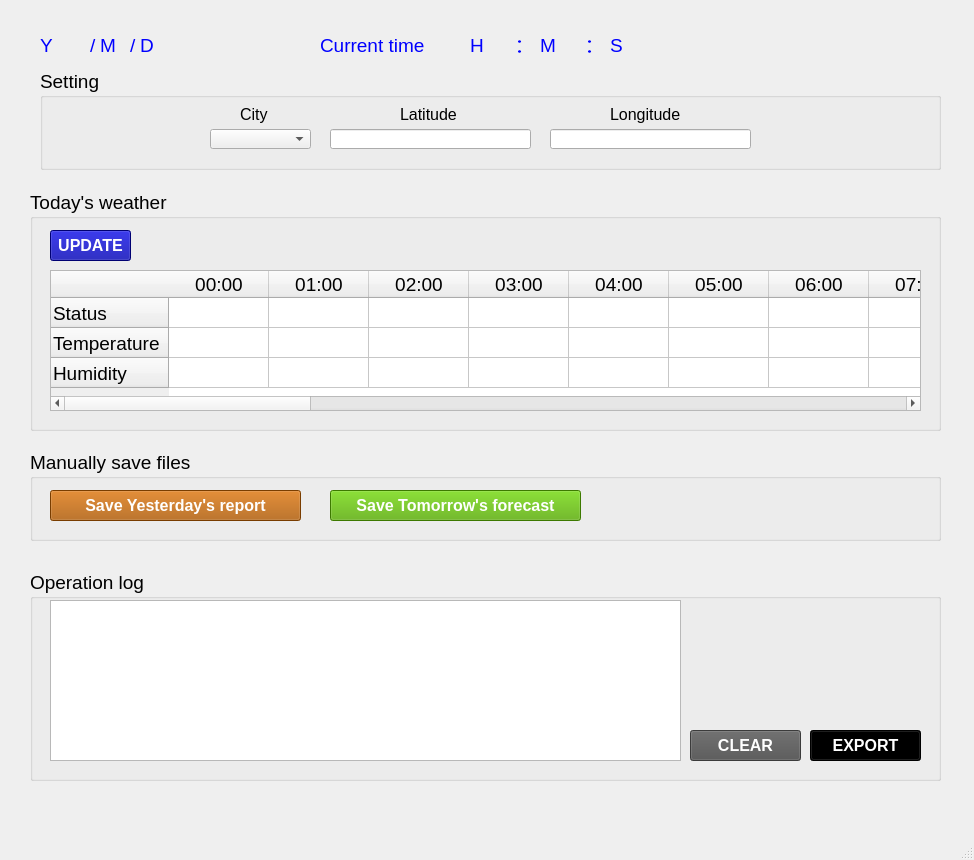
<?xml version="1.0" encoding="UTF-8"?>
<ui version="4.0">
 <class>MainWindow</class>
 <widget class="QMainWindow" name="MainWindow">
  <property name="geometry">
   <rect>
    <x>0</x>
    <y>0</y>
    <width>974</width>
    <height>860</height>
   </rect>
  </property>
  <property name="windowTitle">
   <string>MainWindow</string>
  </property>
  <widget class="QWidget" name="centralwidget">
   <widget class="QLabel" name="label_Second">
    <property name="geometry">
     <rect>
      <x>610</x>
      <y>30</y>
      <width>31</width>
      <height>31</height>
     </rect>
    </property>
    <property name="font">
     <font>
      <family>Meiryo UI</family>
      <pointsize>14</pointsize>
     </font>
    </property>
    <property name="styleSheet">
     <string notr="true">color: rgb(0, 0, 255);</string>
    </property>
    <property name="text">
     <string>S</string>
    </property>
   </widget>
   <widget class="QLabel" name="label_17">
    <property name="geometry">
     <rect>
      <x>580</x>
      <y>30</y>
      <width>31</width>
      <height>31</height>
     </rect>
    </property>
    <property name="font">
     <font>
      <family>Meiryo UI</family>
      <pointsize>14</pointsize>
     </font>
    </property>
    <property name="styleSheet">
     <string notr="true">color: rgb(0, 0, 255);</string>
    </property>
    <property name="text">
     <string>：</string>
    </property>
   </widget>
   <widget class="QLabel" name="label_Minute">
    <property name="geometry">
     <rect>
      <x>540</x>
      <y>30</y>
      <width>41</width>
      <height>31</height>
     </rect>
    </property>
    <property name="font">
     <font>
      <family>Meiryo UI</family>
      <pointsize>14</pointsize>
     </font>
    </property>
    <property name="styleSheet">
     <string notr="true">color: rgb(0, 0, 255);</string>
    </property>
    <property name="text">
     <string>M</string>
    </property>
   </widget>
   <widget class="QLabel" name="label_Hour">
    <property name="geometry">
     <rect>
      <x>470</x>
      <y>30</y>
      <width>41</width>
      <height>31</height>
     </rect>
    </property>
    <property name="font">
     <font>
      <family>Meiryo UI</family>
      <pointsize>14</pointsize>
     </font>
    </property>
    <property name="styleSheet">
     <string notr="true">color: rgb(0, 0, 255);</string>
    </property>
    <property name="text">
     <string>H</string>
    </property>
   </widget>
   <widget class="QLabel" name="label_18">
    <property name="geometry">
     <rect>
      <x>510</x>
      <y>30</y>
      <width>31</width>
      <height>31</height>
     </rect>
    </property>
    <property name="font">
     <font>
      <family>Meiryo UI</family>
      <pointsize>14</pointsize>
     </font>
    </property>
    <property name="styleSheet">
     <string notr="true">color: rgb(0, 0, 255);</string>
    </property>
    <property name="text">
     <string>：</string>
    </property>
   </widget>
   <widget class="QLabel" name="label_Hour_2">
    <property name="geometry">
     <rect>
      <x>320</x>
      <y>30</y>
      <width>131</width>
      <height>31</height>
     </rect>
    </property>
    <property name="font">
     <font>
      <family>Meiryo UI</family>
      <pointsize>14</pointsize>
     </font>
    </property>
    <property name="styleSheet">
     <string notr="true">color: rgb(0, 0, 255);</string>
    </property>
    <property name="text">
     <string>Current time</string>
    </property>
   </widget>
   <widget class="QGroupBox" name="groupBox">
    <property name="geometry">
     <rect>
      <x>30</x>
      <y>450</y>
      <width>911</width>
      <height>91</height>
     </rect>
    </property>
    <property name="font">
     <font>
      <pointsize>14</pointsize>
     </font>
    </property>
    <property name="title">
     <string>Manually save files</string>
    </property>
    <widget class="QPushButton" name="pushButton_SaveHistory">
     <property name="geometry">
      <rect>
       <x>20</x>
       <y>40</y>
       <width>251</width>
       <height>31</height>
      </rect>
     </property>
     <property name="font">
      <font>
       <family>Meiryo UI</family>
       <pointsize>12</pointsize>
       <weight>75</weight>
       <bold>true</bold>
      </font>
     </property>
     <property name="styleSheet">
      <string notr="true">background-color: rgb(170, 85, 0);
color: rgb(255, 255, 255);</string>
     </property>
     <property name="text">
      <string>Save Yesterday's report</string>
     </property>
    </widget>
    <widget class="QPushButton" name="pushButton_SaveForecast">
     <property name="geometry">
      <rect>
       <x>300</x>
       <y>40</y>
       <width>251</width>
       <height>31</height>
      </rect>
     </property>
     <property name="font">
      <font>
       <family>Meiryo UI</family>
       <pointsize>12</pointsize>
       <weight>75</weight>
       <bold>true</bold>
      </font>
     </property>
     <property name="styleSheet">
      <string notr="true">background-color: rgb(85, 170, 0);
color: rgb(255, 255, 255);</string>
     </property>
     <property name="text">
      <string>Save Tomorrow's forecast</string>
     </property>
    </widget>
   </widget>
   <widget class="QGroupBox" name="groupBox_2">
    <property name="geometry">
     <rect>
      <x>30</x>
      <y>190</y>
      <width>911</width>
      <height>241</height>
     </rect>
    </property>
    <property name="font">
     <font>
      <pointsize>14</pointsize>
     </font>
    </property>
    <property name="title">
     <string>Today's weather</string>
    </property>
    <widget class="QTableWidget" name="tableWidget">
     <property name="geometry">
      <rect>
       <x>20</x>
       <y>80</y>
       <width>871</width>
       <height>141</height>
      </rect>
     </property>
     <row>
      <property name="text">
       <string>Status</string>
      </property>
     </row>
     <row>
      <property name="text">
       <string>Temperature</string>
      </property>
     </row>
     <row>
      <property name="text">
       <string>Humidity</string>
      </property>
     </row>
     <column>
      <property name="text">
       <string>00:00</string>
      </property>
     </column>
     <column>
      <property name="text">
       <string>01:00</string>
      </property>
     </column>
     <column>
      <property name="text">
       <string>02:00</string>
      </property>
     </column>
     <column>
      <property name="text">
       <string>03:00</string>
      </property>
     </column>
     <column>
      <property name="text">
       <string>04:00</string>
      </property>
     </column>
     <column>
      <property name="text">
       <string>05:00</string>
      </property>
     </column>
     <column>
      <property name="text">
       <string>06:00</string>
      </property>
     </column>
     <column>
      <property name="text">
       <string>07:00</string>
      </property>
     </column>
     <column>
      <property name="text">
       <string>08:00</string>
      </property>
     </column>
     <column>
      <property name="text">
       <string>09:00</string>
      </property>
     </column>
     <column>
      <property name="text">
       <string>10:00</string>
      </property>
     </column>
     <column>
      <property name="text">
       <string>11:00</string>
      </property>
     </column>
     <column>
      <property name="text">
       <string>12:00</string>
      </property>
     </column>
     <column>
      <property name="text">
       <string>13:00</string>
      </property>
     </column>
     <column>
      <property name="text">
       <string>14:00</string>
      </property>
     </column>
     <column>
      <property name="text">
       <string>15:00</string>
      </property>
     </column>
     <column>
      <property name="text">
       <string>16:00</string>
      </property>
     </column>
     <column>
      <property name="text">
       <string>17:00</string>
      </property>
     </column>
     <column>
      <property name="text">
       <string>18:00</string>
      </property>
     </column>
     <column>
      <property name="text">
       <string>19:00</string>
      </property>
     </column>
     <column>
      <property name="text">
       <string>20:00</string>
      </property>
     </column>
     <column>
      <property name="text">
       <string>21:00</string>
      </property>
     </column>
     <column>
      <property name="text">
       <string>22:00</string>
      </property>
     </column>
     <column>
      <property name="text">
       <string>23:00</string>
      </property>
     </column>
    </widget>
    <widget class="QPushButton" name="pushButton_Update">
     <property name="geometry">
      <rect>
       <x>20</x>
       <y>40</y>
       <width>81</width>
       <height>31</height>
      </rect>
     </property>
     <property name="font">
      <font>
       <family>Meiryo UI</family>
       <pointsize>12</pointsize>
       <weight>75</weight>
       <bold>true</bold>
      </font>
     </property>
     <property name="styleSheet">
      <string notr="true">background-color: rgb(0, 0, 159);
color: rgb(255, 255, 255);</string>
     </property>
     <property name="text">
      <string>UPDATE</string>
     </property>
    </widget>
   </widget>
   <widget class="QGroupBox" name="groupBox_3">
    <property name="geometry">
     <rect>
      <x>40</x>
      <y>69</y>
      <width>901</width>
      <height>101</height>
     </rect>
    </property>
    <property name="font">
     <font>
      <pointsize>14</pointsize>
     </font>
    </property>
    <property name="title">
     <string>Setting</string>
    </property>
    <widget class="QLineEdit" name="lineEdit_Longitude">
     <property name="enabled">
      <bool>true</bool>
     </property>
     <property name="geometry">
      <rect>
       <x>510</x>
       <y>60</y>
       <width>201</width>
       <height>20</height>
      </rect>
     </property>
     <property name="readOnly">
      <bool>true</bool>
     </property>
    </widget>
    <widget class="QLineEdit" name="lineEdit_Latitude">
     <property name="enabled">
      <bool>true</bool>
     </property>
     <property name="geometry">
      <rect>
       <x>290</x>
       <y>60</y>
       <width>201</width>
       <height>20</height>
      </rect>
     </property>
     <property name="readOnly">
      <bool>true</bool>
     </property>
    </widget>
    <widget class="QComboBox" name="comboBox_City">
     <property name="geometry">
      <rect>
       <x>170</x>
       <y>60</y>
       <width>101</width>
       <height>20</height>
      </rect>
     </property>
    </widget>
    <widget class="QLabel" name="label_9">
     <property name="geometry">
      <rect>
       <x>200</x>
       <y>30</y>
       <width>31</width>
       <height>31</height>
      </rect>
     </property>
     <property name="font">
      <font>
       <family>Meiryo UI</family>
       <pointsize>12</pointsize>
      </font>
     </property>
     <property name="text">
      <string>City</string>
     </property>
    </widget>
    <widget class="QLabel" name="label_11">
     <property name="geometry">
      <rect>
       <x>570</x>
       <y>30</y>
       <width>81</width>
       <height>31</height>
      </rect>
     </property>
     <property name="font">
      <font>
       <family>Meiryo UI</family>
       <pointsize>12</pointsize>
      </font>
     </property>
     <property name="text">
      <string>Longitude</string>
     </property>
    </widget>
    <widget class="QLabel" name="label_10">
     <property name="geometry">
      <rect>
       <x>360</x>
       <y>30</y>
       <width>71</width>
       <height>31</height>
      </rect>
     </property>
     <property name="font">
      <font>
       <family>Meiryo UI</family>
       <pointsize>12</pointsize>
      </font>
     </property>
     <property name="text">
      <string>Latitude</string>
     </property>
    </widget>
   </widget>
   <widget class="QGroupBox" name="groupBox_4">
    <property name="geometry">
     <rect>
      <x>30</x>
      <y>570</y>
      <width>911</width>
      <height>211</height>
     </rect>
    </property>
    <property name="font">
     <font>
      <pointsize>14</pointsize>
     </font>
    </property>
    <property name="title">
     <string>Operation log</string>
    </property>
    <widget class="QListWidget" name="listWidget">
     <property name="geometry">
      <rect>
       <x>20</x>
       <y>30</y>
       <width>631</width>
       <height>161</height>
      </rect>
     </property>
     <property name="font">
      <font>
       <family>Meiryo UI</family>
       <pointsize>12</pointsize>
      </font>
     </property>
    </widget>
    <widget class="QPushButton" name="pushButton_Clear">
     <property name="geometry">
      <rect>
       <x>660</x>
       <y>160</y>
       <width>111</width>
       <height>31</height>
      </rect>
     </property>
     <property name="font">
      <font>
       <family>Meiryo UI</family>
       <pointsize>12</pointsize>
       <weight>75</weight>
       <bold>true</bold>
      </font>
     </property>
     <property name="styleSheet">
      <string notr="true">background-color: rgb(83, 83, 83);
color: rgb(255, 255, 255);</string>
     </property>
     <property name="text">
      <string>CLEAR</string>
     </property>
    </widget>
    <widget class="QPushButton" name="pushButton_Export">
     <property name="geometry">
      <rect>
       <x>780</x>
       <y>160</y>
       <width>111</width>
       <height>31</height>
      </rect>
     </property>
     <property name="font">
      <font>
       <family>Meiryo UI</family>
       <pointsize>12</pointsize>
       <weight>75</weight>
       <bold>true</bold>
      </font>
     </property>
     <property name="styleSheet">
      <string notr="true">background-color: rgb(0, 0, 0);
color: rgb(255, 255, 255);</string>
     </property>
     <property name="text">
      <string>EXPORT</string>
     </property>
    </widget>
   </widget>
   <widget class="QLabel" name="label_Day">
    <property name="geometry">
     <rect>
      <x>140</x>
      <y>30</y>
      <width>41</width>
      <height>31</height>
     </rect>
    </property>
    <property name="font">
     <font>
      <family>Meiryo UI</family>
      <pointsize>14</pointsize>
     </font>
    </property>
    <property name="styleSheet">
     <string notr="true">color: rgb(0, 0, 255);</string>
    </property>
    <property name="text">
     <string>D</string>
    </property>
   </widget>
   <widget class="QLabel" name="label_Month">
    <property name="geometry">
     <rect>
      <x>100</x>
      <y>30</y>
      <width>41</width>
      <height>31</height>
     </rect>
    </property>
    <property name="font">
     <font>
      <family>Meiryo UI</family>
      <pointsize>14</pointsize>
     </font>
    </property>
    <property name="layoutDirection">
     <enum>Qt::LeftToRight</enum>
    </property>
    <property name="styleSheet">
     <string notr="true">color: rgb(0, 0, 255);</string>
    </property>
    <property name="text">
     <string>M</string>
    </property>
   </widget>
   <widget class="QLabel" name="label_Year">
    <property name="geometry">
     <rect>
      <x>40</x>
      <y>30</y>
      <width>61</width>
      <height>31</height>
     </rect>
    </property>
    <property name="font">
     <font>
      <family>Meiryo UI</family>
      <pointsize>14</pointsize>
     </font>
    </property>
    <property name="styleSheet">
     <string notr="true">color: rgb(0, 0, 255);</string>
    </property>
    <property name="text">
     <string>Y</string>
    </property>
   </widget>
   <widget class="QLabel" name="label_19">
    <property name="geometry">
     <rect>
      <x>130</x>
      <y>30</y>
      <width>21</width>
      <height>31</height>
     </rect>
    </property>
    <property name="font">
     <font>
      <family>Meiryo UI</family>
      <pointsize>14</pointsize>
     </font>
    </property>
    <property name="styleSheet">
     <string notr="true">color: rgb(0, 0, 255);</string>
    </property>
    <property name="text">
     <string>/</string>
    </property>
   </widget>
   <widget class="QLabel" name="label_20">
    <property name="geometry">
     <rect>
      <x>90</x>
      <y>30</y>
      <width>16</width>
      <height>31</height>
     </rect>
    </property>
    <property name="font">
     <font>
      <family>Meiryo UI</family>
      <pointsize>14</pointsize>
     </font>
    </property>
    <property name="styleSheet">
     <string notr="true">color: rgb(0, 0, 255);</string>
    </property>
    <property name="text">
     <string>/</string>
    </property>
   </widget>
  </widget>
  <widget class="QMenuBar" name="menubar">
   <property name="geometry">
    <rect>
     <x>0</x>
     <y>0</y>
     <width>974</width>
     <height>21</height>
    </rect>
   </property>
  </widget>
  <widget class="QStatusBar" name="statusbar"/>
 </widget>
 <resources/>
 <connections/>
</ui>
